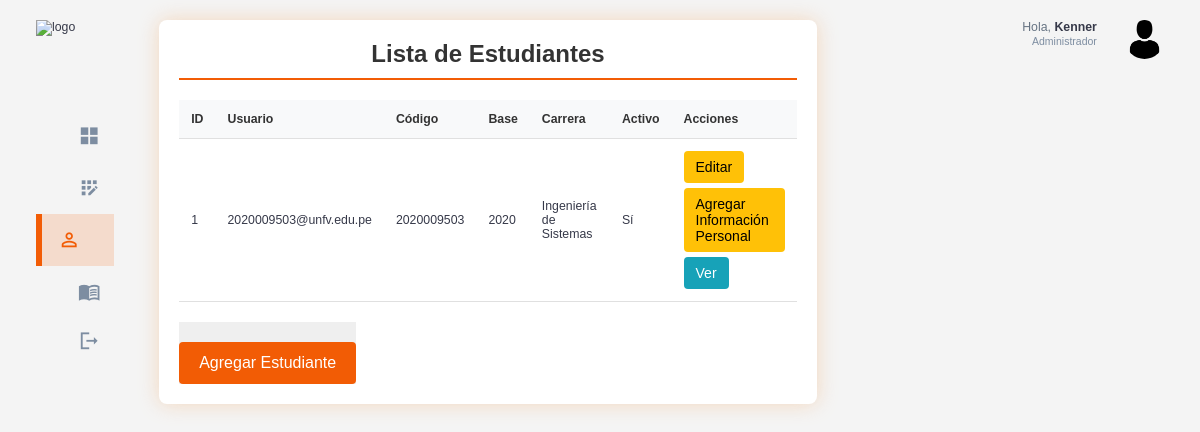
/estudiantes/ (signed in), run on an earlier commit of the app's database.
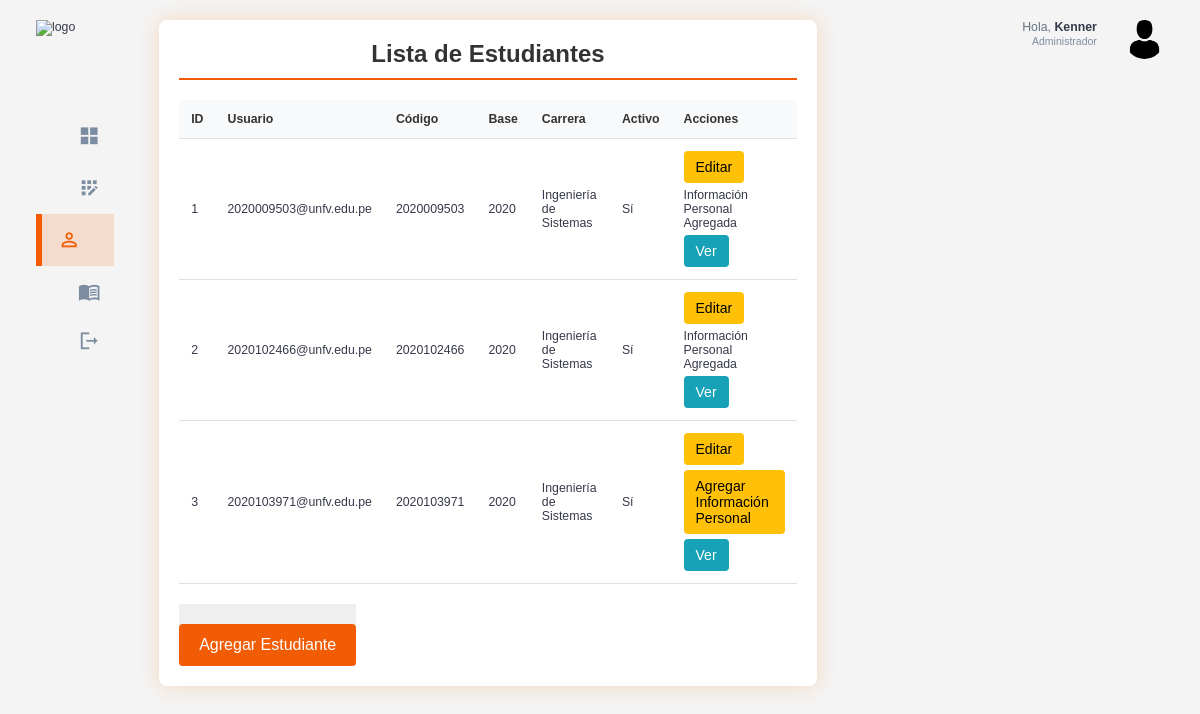
And on a later commit of the database.
### estudiantes/models.py (models this page shows, shortened)
class Estudiante(models.Model):
    usuario = models.OneToOneField(Usuario, on_delete=models.CASCADE)
    codigo = models.CharField(max_length=10,unique=True)
    base = models.CharField(max_length=20)
    carrera = models.CharField(max_length=100)
    activo = models.BooleanField(default=True)

### usuarios/models.py (models this page shows, shortened)
class Usuario(AbstractUser):
    id = models.AutoField(primary_key=True)
    rol = models.ForeignKey(Rol, on_delete=models.CASCADE, null=True, blank=False)

### usuarios/decorators.py (the view)
        def _wrapped_view(request, *args, **kwargs):
            if request.user.is_authenticated and (request.user.rol.nombre_rol == role or request.user.rol.is_admin):
                return view_func(request, *args, **kwargs)
            else:
                raise PermissionDenied  # Lanza un error si no tiene el rol correcto

### estudiantes/views.py (called while the page is built)
@login_required
@role_required('Administrador')
def listar_estudiantes(request):
    estudiantes = Estudiante.objects.all()  # Obtiene todos los estudiantes
    return render(request, 'estudiantes/listar_estudiantes.html', {'estudiantes': estudiantes})

### templates/estudiantes/listar_estudiantes.html (shortened to what this page needs)
{% extends 'base.html' %}
{% load static %}
{% block extra_css %}
    <link rel="stylesheet" href="{% static 'css/student_list.css' %}">
{% endblock %}
{% block content %}
<div class="student-list-container">
    <h2>Lista de Estudiantes</h2>
    <div class="table-responsive">
        <table class="student-table">
            <thead>
                <tr>
                    <th>ID</th>
                    <th>Usuario</th>
                    <th>Código</th>
                    <th>Base</th>
                    <th>Carrera</th>
                    <th>Activo</th>
                    <th>Acciones</th>
                </tr>
            </thead>
            <tbody>
                {% for estudiante in estudiantes %}
                <tr>
                    <td>{{ estudiante.id }}</td>
                    <td>{{ estudiante.usuario.username }}</td>
                    <td>{{ estudiante.codigo }}</td>
                    <td>{{ estudiante.base }}</td>
                    <td>{{ estudiante.carrera }}</td>
                    <td>{{ estudiante.activo|yesno:"Sí,No" }}</td>
                    <td class="actions">
                        <a href="{% url 'editar_estudiante' estudiante.pk %}" class="btn btn-edit">Editar</a>
                            {% if estudiante.informacionpersonal %}
                        <span>Información Personal Agregada</span>
                            {% else %}
                        <a href="{% url 'agregar_informacion_personal' estudiante.pk %}" class="btn btn-edit">Agregar Información Personal</a>
                            {% endif %}
                        <a href="{% url 'ver_informacion_estudiante' estudiante.pk %}" class="btn btn-view">Ver</a>
                    </td>
                </tr>
                {% empty %}
                <tr>
                    <td colspan="7">No hay estudiantes registrados.</td>
                </tr>
                {% endfor %}
            </tbody>
        </table>
    </div>
    <button type="submit"><a href="{% url 'agregar_estudiante'%}" class="btn btn-add">Agregar Estudiante</a></button>
</div>
{% endblock %}

### templates/base.html (shortened to what this page needs)
{% load static %}
<!DOCTYPE html>
<html lang="en">
<head>
    <link rel="stylesheet" href="{% static 'css/base.css' %}">
    {% block extra_css %}{% endblock %}
</head>
<body>
    <div class="container">
        <aside>
            <div class="top">
                <div class="logo">
                    <img src="/static/assets/logo_base.png" alt="logo">
                </div>
            </div>
            <div class="sidebar">
                <a href="{% url 'home_admin' %}" class="active">
                    <span class="material-icons-sharp">grid_view</span>
                </a>
                <a href="{% url 'registrar_usuario' %}" >
                    <span class="material-icons-sharp">app_registration</span>
                </a>
                <a href="{% url 'listar_estudiantes' %}">
                    <span class="material-icons-sharp">person_outline</span>
                </a>
                <a href="{% url 'listar_cursos' %}">
                    <span class="material-icons-sharp">menu_book</span>
                </a>
                <a href="{% url 'signout' %}">
                    <span class="material-icons-sharp">logout</span>
                </a>
            </div>
        </aside>
        <main>
            {% block content %}
            {% endblock %}
        </main>
        <div class="right">
            <div class="top">
                <div class="profile">
                    <div class="info">
                        <p>Hola, <b>{{ request.user.username }}</b></p>
                        <small class="text-muted">Administrador</small>
                    </div>
                    <div class="profile-photo">
                        <img src="/static/assets/perfil_admin.png" alt="perfil_admin">
                    </div>
                </div>
            </div>
        </div>
    </div>
</body>
</html>

### static/css/base.css (style rules this page uses)
:root { --color-primary: #F25C05; --color-danger: #F26938; --color-success: #41f1b6; --color-warning: #F2A172; --color-white: #fff; --color-info-dark: #7d8da1; --color-info-light: #dce1eb; --color-dark: #363949; --color-light: #f2a1724f; --color-primary-variant: #8f5100; --color-dark-variant: #677483; --color-background: #f6f6f9; --card-border-radius: 2rem; --border-radius-1: 0.4rem; --border-radius-2: 0.8rem; --border-radius-3: 1.2rem; --card-padding: 1.8rem; --padding-1: 1.2rem; --box-shadow: 0 2rem 3rem var(--color-light) }
* { margin: 0; padding: 0; outline: 0; appearance: none; border: 0; text-decoration: none; list-style: none; box-sizing: border-box; }
html { font-size: 14px; }
body { width: 100vw; height: 100vh; font-family: Arial, sans-serif; font-size: 0.88rem; background: var(--color-background); user-select: none; overflow-x: hidden; color: var(--color-dark); }
.container { display: grid; width: 96%; margin: 0 auto; gap: 1.8rem; grid-template-columns: 16rem auto 23rem; }
a { color: var(--color-dark); }
img { display: block; width: 100%; }
h2 { font-size: 1.4rem; }
small { font-size: 0.75rem; }
.profile-photo { width: 2.8rem; height: 2.8rem; border-radius: 50%; overflow: hidden; }
.text-muted { color: var(--color-info-dark); }
p { color: var(--color-dark-variant); }
b { color: var(--color-dark); }
aside { height: 100vh; width: 16rem; }
aside .top { display: flex; align-items: center; justify-content: space-between; margin-top: 1.4rem; }
aside .logo { display: flex; gap: 0.8rem; }
aside .logo img { width: 12.5rem; height: 4.5rem; }
aside .sidebar { display: flex; flex-direction: column; height: 86vh; position: relative; top: 3rem; }
aside .sidebar a { display: flex; color: var(--color-info-dark); margin-left: 2rem; gap: 1rem; align-items: center; position: relative; height: 3.7rem; transition: all 300ms ease; padding: 0 1rem; white-space: nowrap; overflow: hidden; text-overflow: ellipsis; }
aside .sidebar a span { font-size: 1.6rem; transition: all 300ms ease; }
aside .sidebar a:last-child { position: absolute; bottom: 2rem; width: 100%; }
aside .sidebar a.active { background-color: var(--color-light); color: var(--color-primary); margin-left: 0; padding-left: calc(1rem - 3px); }
aside .sidebar a.active:before { content: ''; width: 6px; height: 100%; background: var(--color-primary); position: absolute; left: 0; }
aside .sidebar a.active span { color: var(--color-primary); margin-left: calc(1rem - 3px); }
main { margin-top: 1.4rem; }
.right { margin-top: 1.4rem; }
.right .top { display: flex; justify-content: end; gap: 2rem; }
.right .top .profile { display: flex; gap: 2rem; text-align: right; }
@media screen and (max-width: 1200px) { .container { width: 94%; grid-template-columns: 7rem auto 23rem; } }
@media screen and (max-width: 1200px) { aside .sidebar a { width: 5.6rem; } }
@media screen and (max-width: 1200px) { aside .sidebar a:last-child { position: relative; margin-top: 1.8rem; } }
@media screen and (max-width: 1200px) { aside .logo img { top: 10px; width: 8.2rem; height: 3.5rem; } }

### static/css/student_list.css (style rules this page uses)
body { margin: 0; padding: 0; font-family: Arial, sans-serif; background-color: #f4f4f4; }
.student-list-container { width: 100%; max-width: 1200px; margin: 0 auto; padding: 20px; background-color: #ffffff; border-radius: 8px; box-shadow: 0 0 20px rgba(243, 184, 128, 0.473); box-sizing: border-box; }
.student-list-container h2 { text-align: center; margin-bottom: 20px; padding-bottom: 10px; border-bottom: 2px solid #F25C05; color: #333; font-size: 24px; }
.table-responsive { overflow-x: auto; -webkit-overflow-scrolling: touch; }
.student-table { width: 100%; border-collapse: collapse; margin-bottom: 20px; }
.student-table th, .student-table td { padding: 12px; text-align: left; border-bottom: 1px solid #e0e0e0; }
.student-table th { background-color: #f8f9fa; font-weight: bold; color: #333; }
.actions { display: flex; flex-wrap: wrap; gap: 5px; }
.btn { display: inline-block; padding: 8px 12px; border: none; border-radius: 4px; cursor: pointer; font-size: 14px; text-decoration: none; transition: background-color 0.3s; }
.btn-edit { background-color: #ffc107; color: #000; }
.btn-view { background-color: #17a2b8; color: #fff; }
.btn-add { background-color: #F25C05; color: #fff; padding: 12px 20px; font-size: 16px; margin-top: 20px; display: block; width: 100%; text-align: center; }

What changed in the data, as far as the page shows it:
computed for Estudiante "2020009503@unfv.edu.pe": text "Agregar Información Personal" → "Información Personal Agregada"
added Estudiante: id "2", usuario.username "2020102466@unfv.edu.pe", codigo "2020102466", base "2020", carrera "Ingeniería de Sistemas", activo "Sí", shows "Información Personal Agregada"
added Estudiante: id "3", usuario.username "2020103971@unfv.edu.pe", codigo "2020103971", base "2020", carrera "Ingeniería de Sistemas", activo "Sí", shows "Agregar Información Personal"
